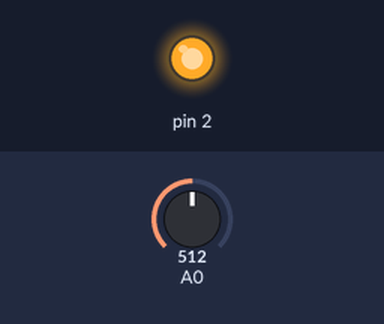
Simulated run of this sketch. Board: Arduino Uno, built with avr-gcc and run on an emulated ATmega328P. Shown: output pins drawn as LEDs (lit = HIGH). The inputs (shaded band) are chosen by the test bench; at power-on: A0 = 512.

Above: at 1.2 s.
1.3 s: A0 set to 810
2.8 s: A0 set to 833
At 3.7 s:
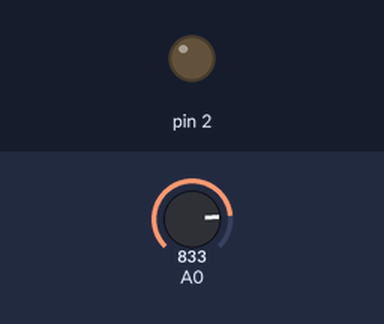
4.5 s: A0 set to 716
At 4.9 s:
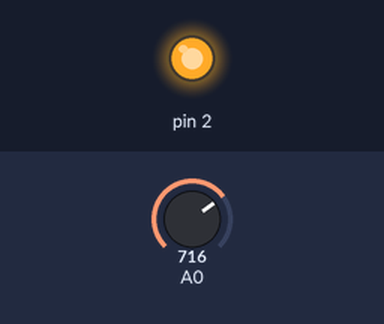
6.0 s: A0 set to 900
At 7.3 s:
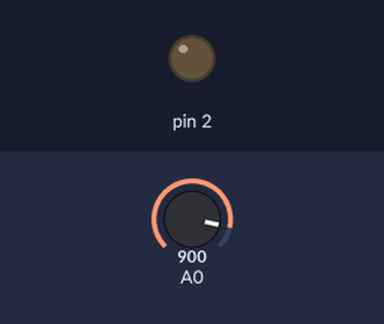
Timing chart, 0 to 8.5 s (numbered marks = the images above; inputs shaded):
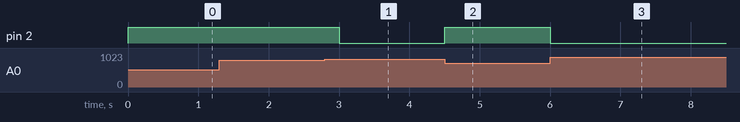

The sketch:

Allumeur_reverbere.ino
```cpp
/*
Allumage d'une LED pour un faible éclairement d'une photorésistance
*/


int Valeur_A0;
float Tension_A0;


void setup(){

pinMode(2,OUTPUT) ;  }


void loop(){
Valeur_A0=analogRead(A0); Tension_A0=(float)Valeur_A0*5/1023;
if (Tension_A0<4.0){

 digitalWrite(2,HIGH);
}


else{

 digitalWrite(2,LOW) ; }

delay(250);

}
```

Measured:
- the behaviour switches between 818 and 819 on A0 (found by bisection; images 0 and 1)
- after the input at 1.3 s, every drawn part: stays the same
- after the input at 2.8 s, pin 2: HIGH → LOW after 0.20 s
- after the input at 4.5 s, pin 2: LOW → HIGH at once
- after the input at 6.0 s, pin 2: HIGH → LOW at once
